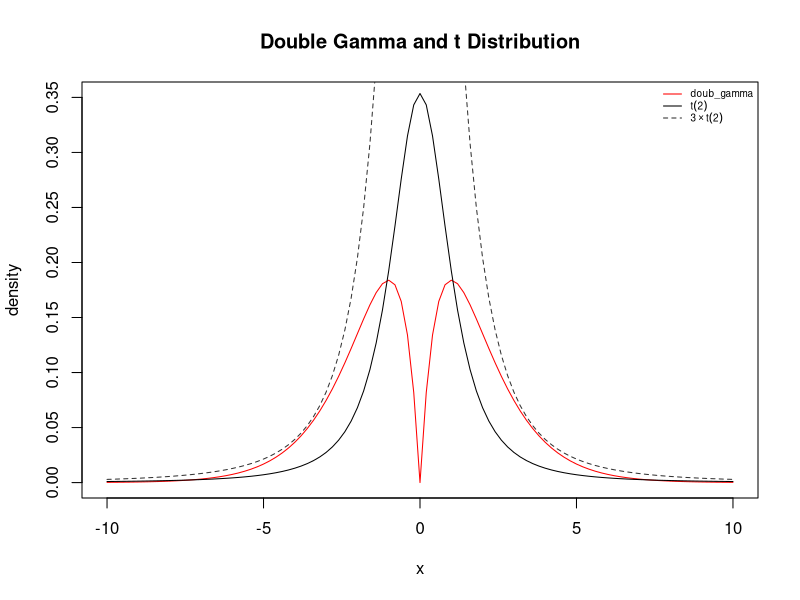
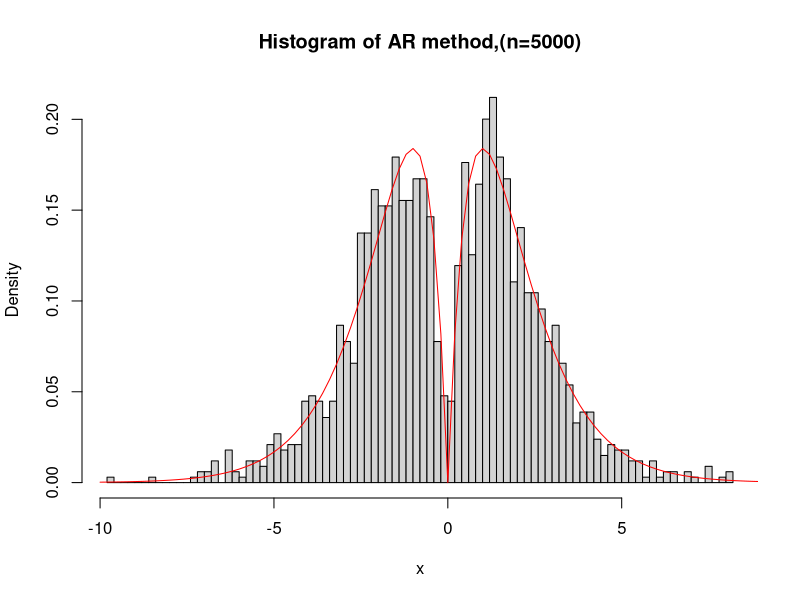
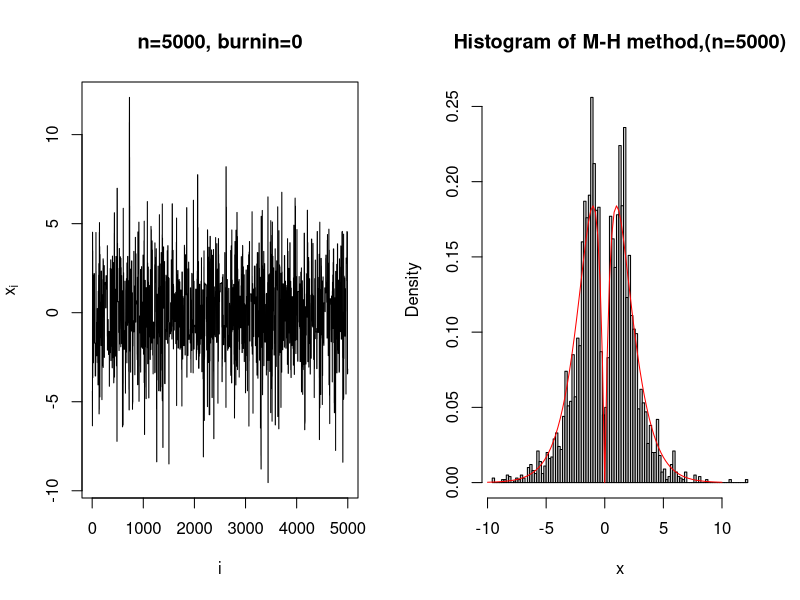

Source code (R) for these figures, in order:
## ---- chunk 1
knitr::opts_chunk$set(echo = TRUE, fig.width= 4.8,fig.height=3.2, fig.align = "center")

## ---- chunk 2
library(tidyverse)
library(glue)
Nsim <- 5000
doub_gamma <- function(x, alpha=2){
  return(1/(2*gamma(alpha)) *abs(x)^(alpha-1)*exp(-abs(x)))
}
## ---- chunk 3
curve(doub_gamma, -10, 10, col="red", ylab= "density", ylim = c(0,.35),
      main = "Double Gamma and t Distribution")
curve(dt(x, df=2),-10, 10, lty=1, add =TRUE)
curve(3*dt(x, df=2),-10, 10, lty=2, add =TRUE, col = "grey20")
legend("topright",
       legend = c("doub_gamma",expression(t(df=2)),expression(3%*%t(df=2))),
       col = c("red", "black", "grey20"), lty = c(1,1,2), cex=.6,xjust = 0, bty="n")
## ---- chunk 4
AR_sim <- function(N = Nsim, c=3){
  env_samp <-  rt(N, df = 2) # envelop
  u <- runif(Nsim)
  prop <- doub_gamma(env_samp)/(c*dt(env_samp, df=2)) # acceptance crit
  samp <- env_samp[u<prop] #valid sample
  result <- list(sample = samp,
       accept_rate = length(samp)/Nsim)
  return(result)
}
plot_sim <- function(sample, title = "Sample",n=Nsim){
  sample |> hist(breaks = 100, freq=FALSE, xlab="x",
                  main = glue("Histogram of {title},(n={n})"))
  curve(doub_gamma, -10, 10, col="red", add= TRUE)
}
AR_samp <- AR_sim()
plot_sim(AR_samp$sample, "AR method")
## ---- chunk 5
MH_sim <- function(N=Nsim){
  MH_samp <- 1:Nsim
  MH_samp[1] <- rnorm(1,sd=10) # x0
  u <- runif(Nsim)
  accept <- 1 # accept first sample
  for (i in 2:Nsim){
    x <- MH_samp[i-1]
    y <- rnorm(1, mean = x, sd=10) 
    num <- doub_gamma(y) * dnorm(y, mean=x, sd=10)
    den <- doub_gamma(x) * dnorm(x, mean=y, sd=10)
    if (u[i] < (num/den)){
      MH_samp[i] <- y
      accept <- accept+1
    }else MH_samp[i] <- x # reject
  }
  result <- list(sample = MH_samp, accept_rate=accept/Nsim)
  return(result)
}
MH_samp <- MH_sim()
## ---- chunk 6
#Check for Convergence
par(mfrow=c(1,2))
MH_samp$sample |> plot(type = 'l', main=glue("n={Nsim}, burnin=0"),
                       ylab=expression(x[i]), xlab="i")
plot_sim(MH_samp$sample, title = "M-H method")
## ---- chunk 7
cat(glue("Acceptance rate in AR method: {AR_samp$accept_rate*100}%\n
         Acceptance rate in M-H method: {MH_samp$accept_rate*100}%"))
## ---- chunk 8
cat(glue("Time taken in AR method (N = {Nsim}) for 100 times: \n
         "))
system.time(for (i in 1:100) AR_sim())
cat(glue("Time taken in M-H method (N = {Nsim}) for 100 times: \n
         "))
system.time(for (i in 1:100) MH_sim())
